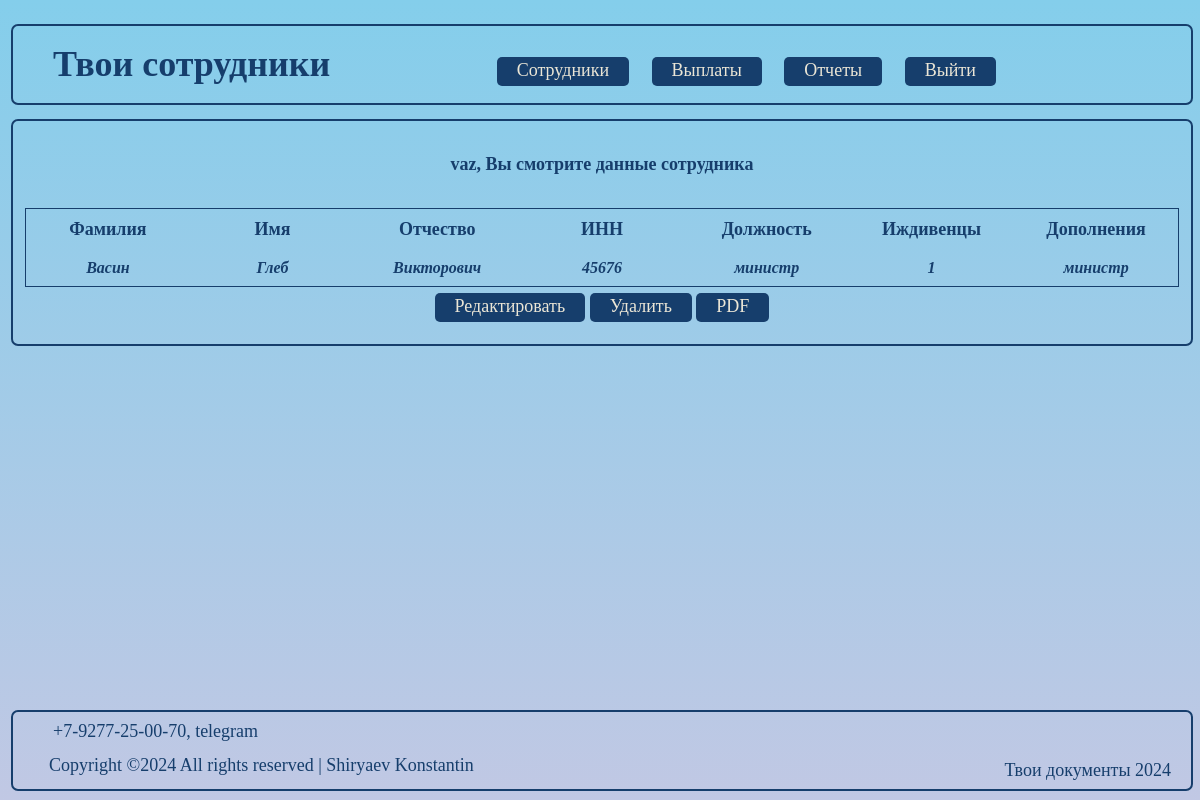
The app's page /3 (signed in), older data.
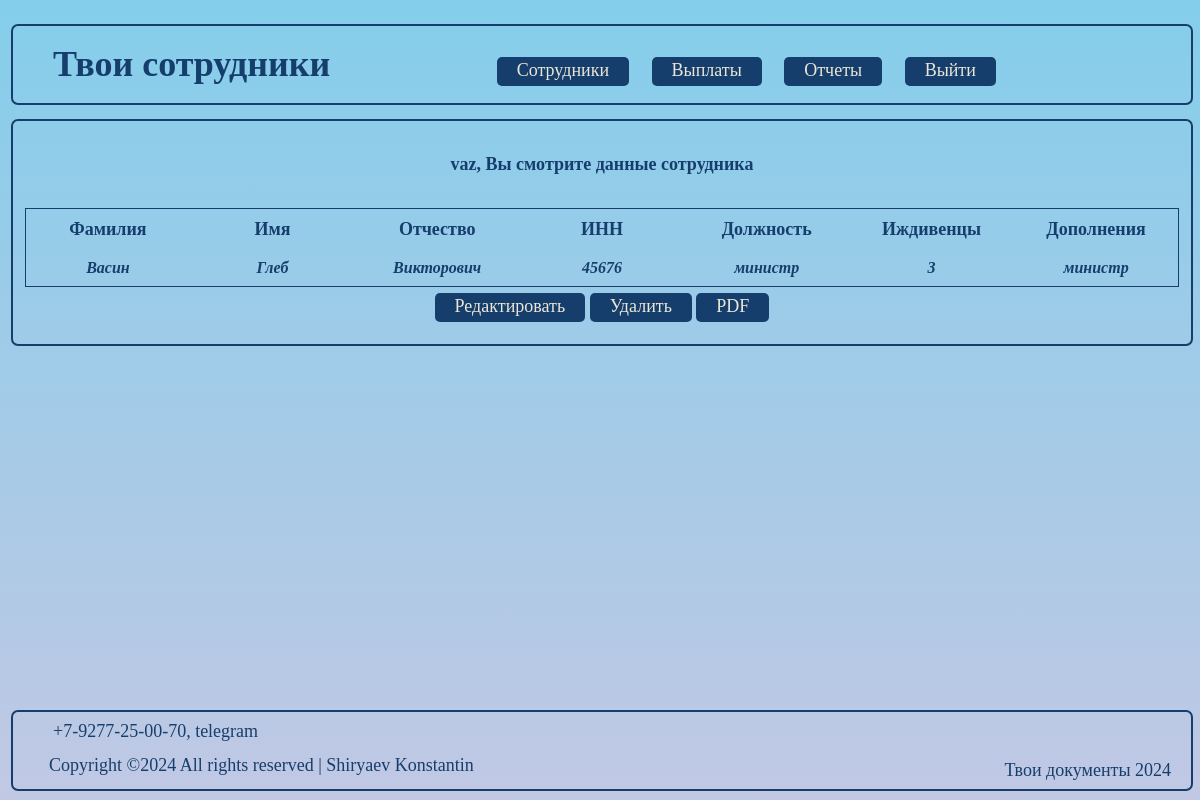
The same page, newer data.
### taxes/models.py (models this page shows, shortened)
class Staff(models.Model):
    author = models.ForeignKey(User, on_delete=models.CASCADE, verbose_name='Компания')
    surname = models.CharField(max_length=24, verbose_name='Фамилия')
    name = models.CharField(max_length=24, verbose_name='Имя')
    patronimic = models.CharField(max_length=24, blank=True, verbose_name='Отчество')
    ITN = models.PositiveBigIntegerField(unique=True, validators=[MaxValueValidator(999999999999)], verbose_name='ИНН')
    post = models.CharField(max_length=24, verbose_name='Должность')
    dependents = models.IntegerField(default=0, verbose_name='Иждивенцы')
    employment_date = models.DateField(null=True, verbose_name='Дата приёма')
    description = models.TextField(max_length=150, blank=True, verbose_name='Описание')
    class Meta:
        ordering = ['surname']
        indexes = [
            models.Index(fields=['surname']),
            ]
        verbose_name = 'Сотрудники'
        verbose_name_plural = 'Персонал'

### taxes/views.py (the view)
# urls.py: path('<int:pk>', StaffDetailView.as_view(), name='worker'),
class StaffDetailView(LoginRequiredMixin, DetailView):
    model = Staff
    template_name = 'staff/employee.html'
    context_object_name = 'staff'
    def get_object(self, **kwargs):
        id = self.kwargs.get('pk')
        return Staff.objects.get(pk=id)

### taxes/templates/staff/employee.html
{% extends 'flatpages/default.html' %}
{% block content %}
    <h4 class="title_2">{{ request.user.username }}, Вы смотрите данные сотрудника</h4>
    <table class="table-deitail">
        <table class="table_blur">
            <thead>
            <tr>
                <th scope="col">Фамилия</th>
                <th scope="col">Имя</th>
                <th scope="col">Отчество</th>
                <th scope="col">ИНН</th>
                <th scope="col">Должность</th>
                <th scope="col">Иждивенцы</th>
                <th scope="col">Дополнения</th>
            </tr>
            </thead>
            <tbody class="stab">
                <tr>
                    <th scope="row">{{ staff.surname }}</th>
                    <th scope="row">{{ staff.name }}</th>
                    <th scope="row">{{ staff.patronimic }}</th>
                    <th scope="row">{{ staff.ITN }}</th>
                    <th scope="row">{{ staff.post }}</th>
                    <th scope="row">{{ staff.dependents }}</th>
                    <th scope="row">{{ staff.description }}</th>
                </tr>
            </tbody>
        </table>
    </table>
    <div class="btn-wrapper">
        <a href="{% url 'staff_edit' staff.id %}" class="btn" role="button" >Редактировать</a>
        <a href="{% url 'staff_delete' staff.id %}" class="btn" role="button">Удалить</a>
        <a href="{% url 'staff_pdf' staff.id %}" class="btn" role="button" >PDF</a>
    </div>
{% endblock content %}

Row changes from the older to the newer data that the page shows:
changed Staff "Васин": dependents "1" → "3"
